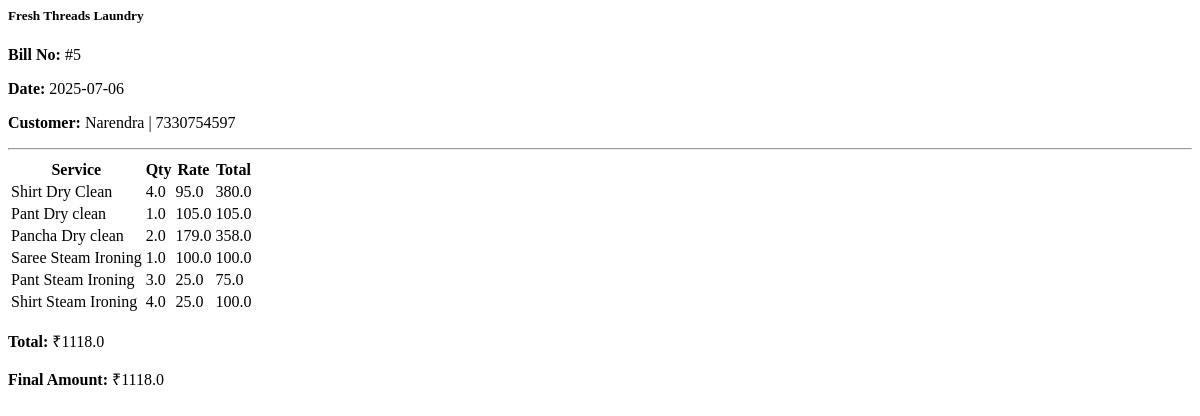
Screenshot of /bill/5/embed with the database file from the repository.
### tables this page shows
CREATE TABLE bills (
    id INTEGER PRIMARY KEY AUTOINCREMENT,
    customer_id INTEGER NOT NULL,
    date TEXT DEFAULT CURRENT_TIMESTAMP,
    total REAL,
    pickup_date TEXT,
    pickup_time TEXT,
    delivery_date TEXT,
    dropoff_time TEXT,
    pickup_address TEXT, order_type TEXT DEFAULT 'Walk-in', discount_type TEXT DEFAULT 'Amount', discount_value REAL DEFAULT 0, advance_paid REAL DEFAULT 0, balance_amount REAL DEFAULT 0, void INTEGER DEFAULT 0,
    FOREIGN KEY (customer_id) REFERENCES customers(id)
);

CREATE TABLE customers (
    id INTEGER PRIMARY KEY AUTOINCREMENT,
    name TEXT NOT NULL,
    phone TEXT NOT NULL UNIQUE,
    email_address TEXT,
    address TEXT,
    customer_type TEXT
);

CREATE TABLE bill_items (
    id INTEGER PRIMARY KEY AUTOINCREMENT,
    bill_id INTEGER NOT NULL,
    service_id INTEGER,
    service_name TEXT NOT NULL,
    qty REAL NOT NULL,  -- ✅ now allows decimals
    rate REAL NOT NULL,
    total REAL NOT NULL, items INTEGER DEFAULT 1,
    FOREIGN KEY (bill_id) REFERENCES bills(id),
    FOREIGN KEY (service_id) REFERENCES services(id)
);

### app.py (the view)
@app.route("/bill/<int:bill_id>/embed")
def bill_embed(bill_id):
    conn = sqlite3.connect(DB_PATH)
    conn.row_factory = sqlite3.Row
    cur = conn.cursor()
    cur.execute("""
        SELECT b.*, c.name AS customer_name, c.phone AS customer_phone
        FROM bills b
        JOIN customers c ON b.customer_id = c.id
        WHERE b.id = ?
    """, (bill_id,))
    bill = cur.fetchone()
    cur.execute("SELECT * FROM bill_items WHERE bill_id = ?", (bill_id,))
    items = cur.fetchall()
    conn.close()
    if not bill:
        return "Bill not found", 404
    return render_template("invoice_embed.html", bill=bill, items=items)

### templates/invoice_embed.html (shortened to what this page needs)
<div class="invoice-preview p-3 border rounded shadow-sm">
  <h5 class="mb-1">Fresh Threads Laundry</h5>
  <p class="mb-1"><strong>Bill No:</strong> #{{ bill.id }}</p>
  <p class="mb-1"><strong>Date:</strong> {{ bill.date[:10] }}</p>
  <p class="mb-1"><strong>Customer:</strong> {{ bill.customer_name }} | {{ bill.customer_phone }}</p>
  <hr>
  <table class="table table-sm table-bordered">
    <thead>
      <tr>
        <th>Service</th>
        <th>Qty</th>
        <th>Rate</th>
        <th>Total</th>
      </tr>
    </thead>
    <tbody>
      {% for item in items %}
      <tr>
        <td>{{ item.service_name }}</td>
        <td>{{ item.qty }}</td>
        <td>{{ item.rate }}</td>
        <td>{{ item.total }}</td>
      </tr>
      {% endfor %}
    </tbody>
  </table>
  <div class="text-end">
    <p><strong>Total:</strong> ₹{{ bill.total }}</p>
    <p><strong>Final Amount:</strong> ₹{{ bill.balance_amount }}</p>
  </div>
</div>

### templates/invoice_embed.html (style rules this page uses)
.invoice-preview { position: relative; }

### rows the page displays
bills: id "5", date "2025-07-06", total "1118.0", balance_amount "1118.0"
customers: customer_name "Narendra", customer_phone "7330754597"
bill_items: service_name "Shirt Dry Clean", qty "4.0", rate "95.0", total "380.0"
bill_items: service_name "Pant Dry clean", qty "1.0", rate "105.0", total "105.0"
bill_items: service_name "Pancha Dry clean", qty "2.0", rate "179.0", total "358.0"
bill_items: service_name "Saree Steam Ironing", qty "1.0", rate "100.0", total "100.0"
bill_items: service_name "Pant Steam Ironing", qty "3.0", rate "25.0", total "75.0"
bill_items: service_name "Shirt Steam Ironing", qty "4.0", rate "25.0", total "100.0"
